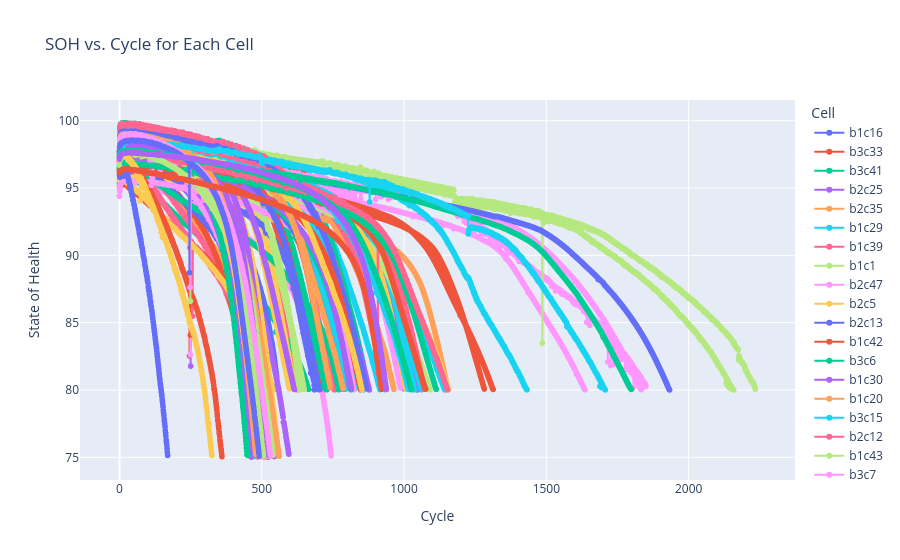

Notebook cell for this chart:
### Code cell
fig = px.line(
    soh_df,
    x="cycle",
    y="SOH",
    color="cell",  # Each line represents one cell
    hover_data=["cell", "cycle", "SOH"],  # Info shown when hovering
    labels={"cycle": "Cycle", "SOH": "State of Health", "cell": "Cell"},
    title="SOH vs. Cycle for Each Cell"
)

fig.update_traces(mode="lines+markers")  # Optional: adds visible points to help with hover
fig.update_layout(hovermode="x unified")  # Optional: shows all traces at same x

fig.show()
